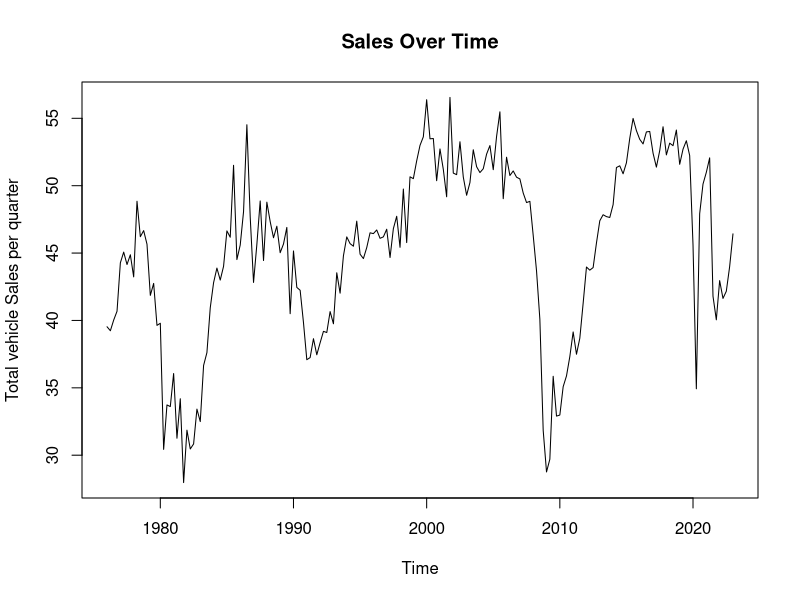
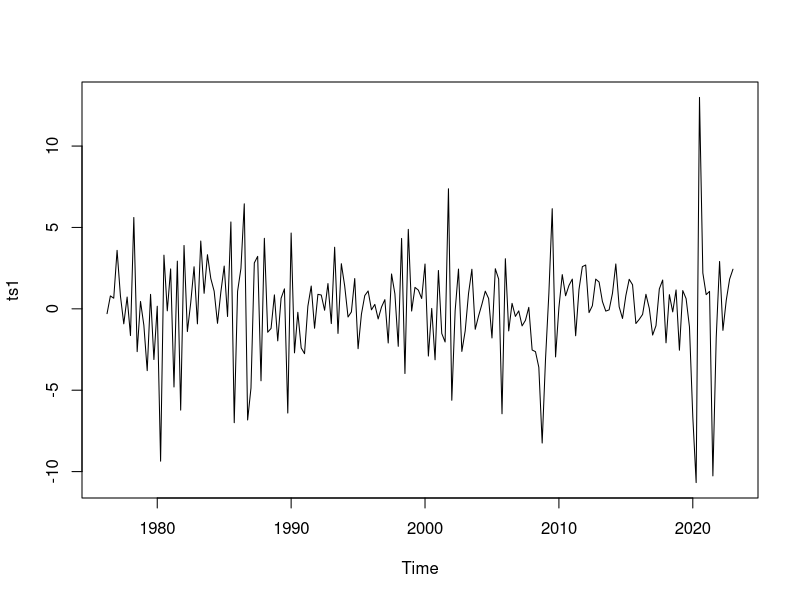
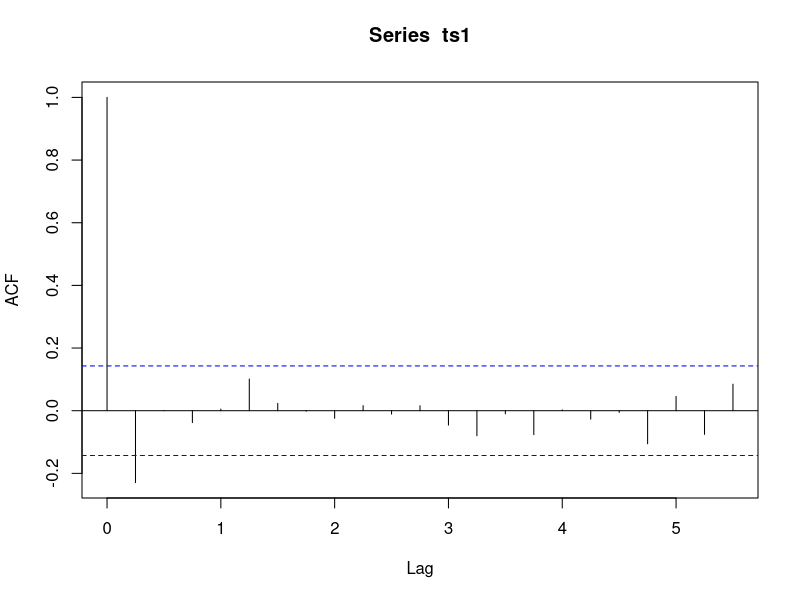
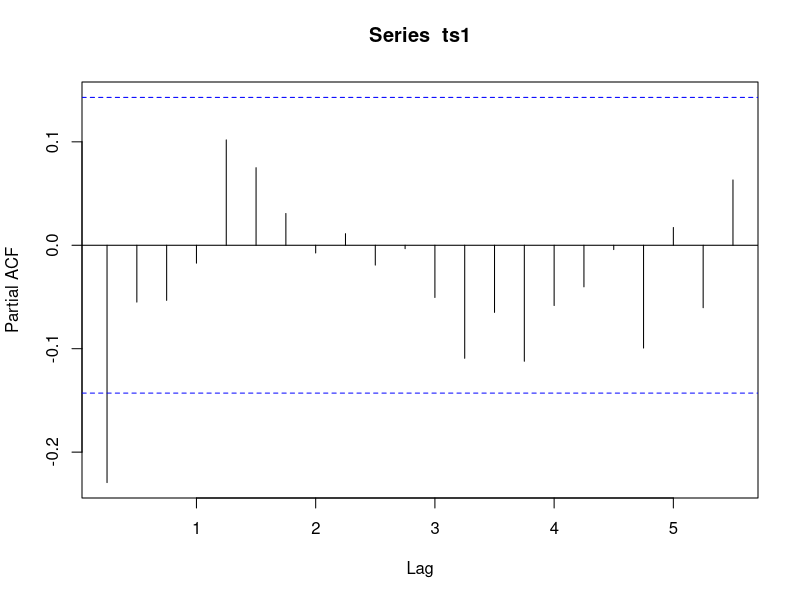
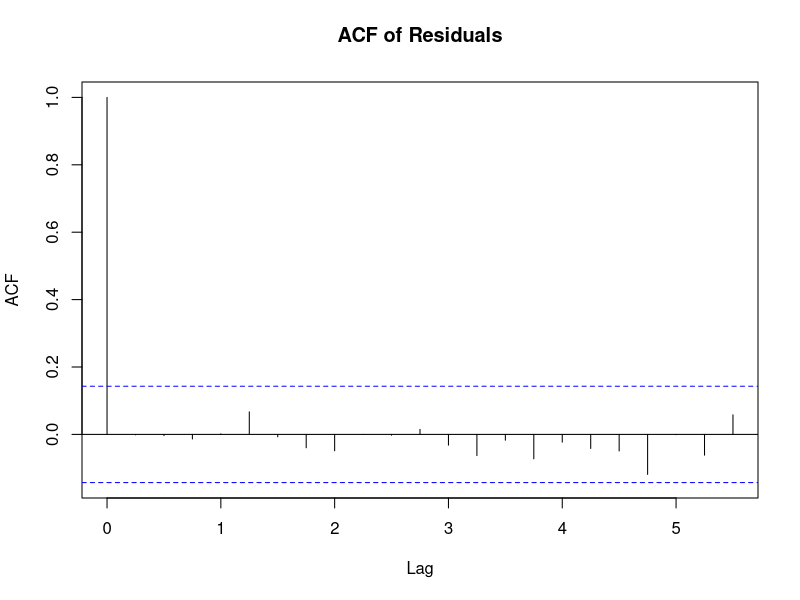
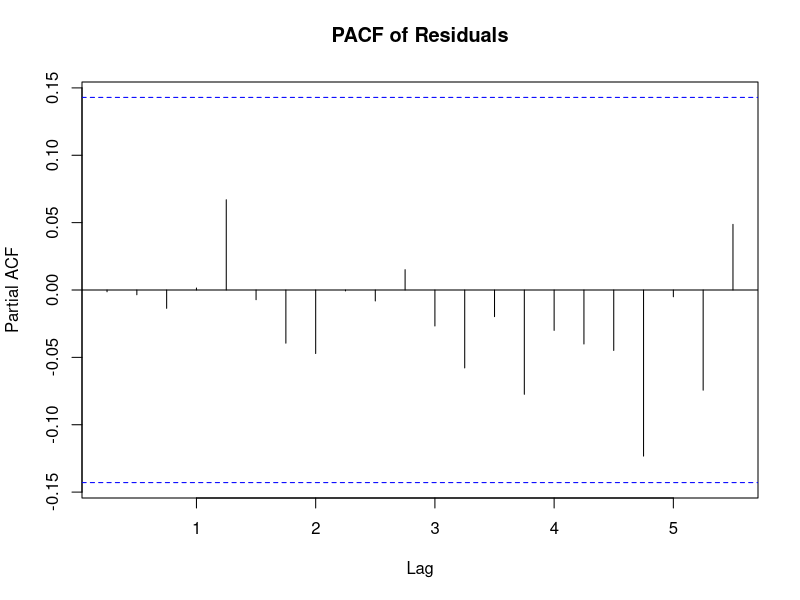
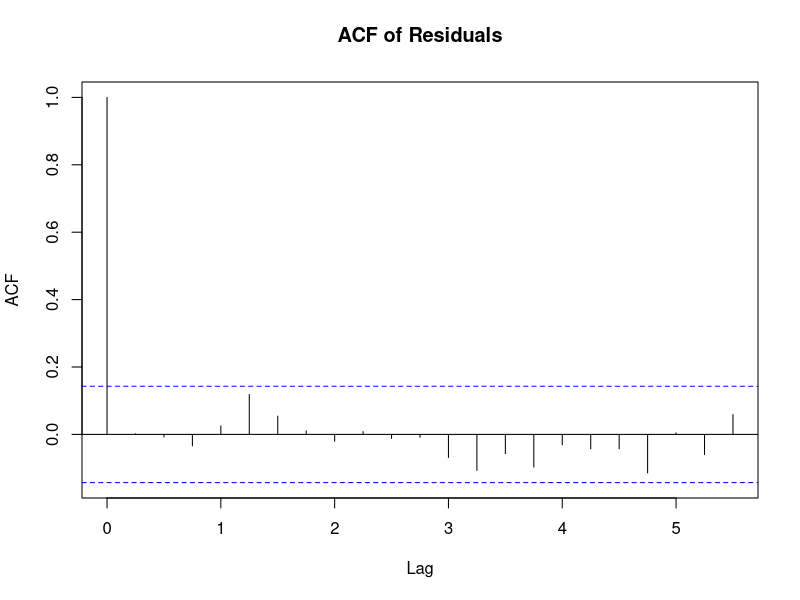
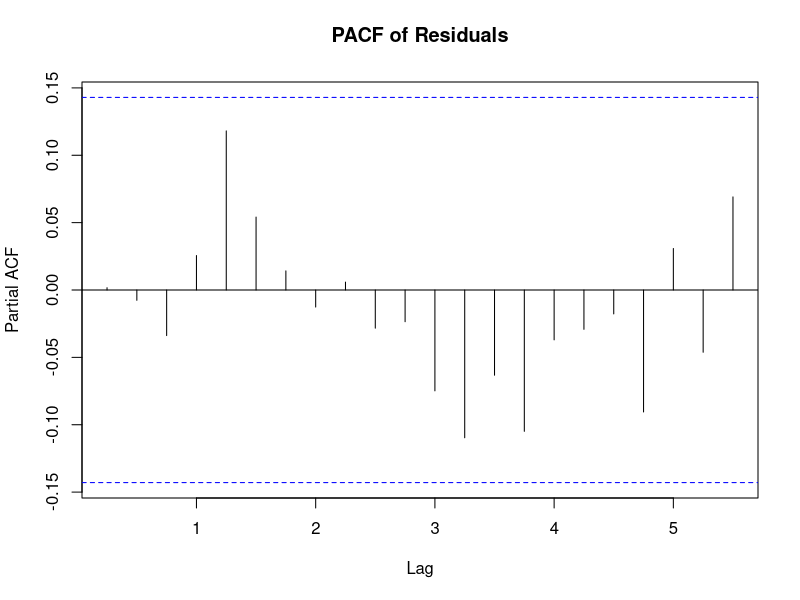

Reproduce these figures in R, in order.
## ---- chunk 1
# imports
library(dplyr)
library(forecast)
library(urca)
## ---- chunk 2
# upload data
total_sales <- read.csv('TOTALSA.csv')
head(total_sales)
## ---- chunk 3
# convert date into time format
total_sales$DATE <- as.Date(total_sales$DATE, format = "%d/%m/%Y")
class(total_sales$DATE)
## ---- chunk 4
# create time series
ts <- ts(total_sales$TOTALSA, start=c(1976,1),  frequency=4)
plot(ts, xlab = "Time", ylab = "Total vehicle Sales per quarter", main = "Sales Over Time")
## ---- chunk 5
# check if data is stationary via the Augmented Dickey-Fuller test
summary(ur.df(ts, type="drift", lags=0))
## ---- chunk 6
# make data stationary via first difference
ts1 <- diff(ts)
plot(ts1)

# Augmented Dickey-Fuller
summary(ur.df(ts1, type="drift", lags=0))
## ---- chunk 7
# ACF and PACF plots (stationary time series)
acf(ts1)
pacf(ts1)
## ---- chunk 8
# create different models:
labels <- c()
r2 <- c()
aic <- c()
bic <- c()
mean_resd <- c()

for (m in c(1, 2, 3, 4, 5, 6)) {
  m1 <- arima(ts1, order=c(m, 0, 0))
  m2 <- arima(ts1, order=c(0, 0, m))
  m3 <- arima(ts1, order=c(1, 0, m))
  m4 <- arima(ts1, order=c(m, 0, m))
  
  # Correcting label concatenation
  labels <- c(labels, paste("AR(", m, ")", sep=""), 
                      paste("MA(", m, ")", sep=""), 
                      paste("ARMA(1,", m, ")", sep=""), 
                      paste("ARMA(", m, ",", m, ")", sep=""))
  
  # Calculate R^2 and ensure both series have no NA values for valid comparison
  r2 <- c(r2, cor(fitted(m1), ts1, use = "complete.obs")^2, 
              cor(fitted(m2), ts1, use = "complete.obs")^2, 
              cor(fitted(m3), ts1, use = "complete.obs")^2, 
              cor(fitted(m4), ts1, use = "complete.obs")^2)
  
  aic <- c(aic, AIC(m1), AIC(m2), AIC(m3), AIC(m4))
  bic <- c(bic, BIC(m1), BIC(m2), BIC(m3), BIC(m4))
  mean_resd <- c(mean_resd, mean(residuals(m1)), 
                            mean(residuals(m2)), 
                            mean(residuals(m3)), 
                            mean(residuals(m4)))
}

# Creating the data frame to display results
all_models <- data.frame(labels, r2, aic, bic,mean_resd)
all_models <- all_models[!duplicated(all_models), ]
all_models
## ---- chunk 9
# sort models by AIC and select top 5
sorted_by_aic <- all_models[order(all_models$aic), ]
top_5_aic <- head(sorted_by_aic, 5)
top_5_aic
## ---- chunk 10
# sort models by BIC and select the top 5
sorted_by_bic <- all_models[order(all_models$bic), ]
top_5_bic <- head(sorted_by_bic, 5)
top_5_bic
## ---- chunk 11
# create model
model_finalarma3 <- arima(ts1, order=c(3,0,3))
summary(model_finalarma3)

# ACF and PACF of model residuals
residuals_arma3 <- residuals(model_finalarma3)
acf(residuals_arma3, main="ACF of Residuals")
pacf(residuals_arma3, main="PACF of Residuals")

# Q-Test of the residuals to confirm they resemble white noise
ljung_box_testarma3 <- Box.test(residuals_arma3, type = "Ljung-Box", lag = 10)
print(ljung_box_testarma3)
## ---- chunk 12
# create model
model_finalma1 <-  arima(ts1, order=c(0, 0, 1))
summary(model_finalma1)

# ACF and PACF of model residuals
residuals_ma1 <- residuals(model_finalma1)
acf(residuals_ma1, main="ACF of Residuals")
pacf(residuals_ma1, main="PACF of Residuals")

# Q-Test of the residuals to confirm they resemble white noise
ljung_box_testma1 <- Box.test(residuals_ma1, type = "Ljung-Box", lag = 10)
print(ljung_box_testma1)
## ---- chunk 13
# create model
model_finalar1 <-  arima(ts1, order=c(1, 0, 0))
summary(model_finalar1)

# ACF and PACF of model residuals
residuals_ar1 <- residuals(model_finalar1)
acf(residuals_ar1, main="ACF of Residuals")
pacf(residuals_ar1, main="PACF of Residuals")

# Q-Test of the residuals to confirm they resemble white noise
ljung_box_testar1 <- Box.test(residuals_ar1, type = "Ljung-Box", lag = 10)
print(ljung_box_testar1)
## ---- chunk 14
forecast_arma33 <- forecast(model_finalarma3, h=4)
plot(forecast_arma33, main="4-Step Ahead Forecasts with ARMA(3,3) Model", 
     xlab="Time", ylab="Forecast")
## ---- chunk 15
forecast_ma1 <- forecast(model_finalma1, h=4)
plot(forecast_ma1, main="4-Step Ahead Forecasts with MA(1) Model", xlab="Time", ylab="Forecast")
## ---- chunk 16
forecast_ar1 <- forecast(model_finalar1, h=4)
plot(forecast_ar1, main="4-Step Ahead Forecasts with AR(1) Model", xlab="Time", ylab="Forecast")
## ---- chunk 17
# function for measuring performance of a model forecast
measure_performance <- function(actuals, predicted, simple=FALSE) {
  
  # calculate error
  error <- actuals - predicted
  
  # Mean Percentage Error
  MPE <- round(mean(error / actuals), 4)
  
  # Informational Efficiency
  summ <- summary(lm(error ~ predicted))
  if (simple == TRUE) {
    t_val <- round(summ[[4]][3], 4)
    p_val <- round(summ[[4]][4], 4)
  }
  else {
    t_val <- round(summ[[4]][6], 4)
    p_val <- round(summ[[4]][8], 4)
  }
  reject <- if(p_val < 0.05) 1 else 0
  IE <- paste(t_val, p_val, reject, sep=", ")
  
  # Mean Squared Error
  MSE <- round(mean(error^2), 4)
  
  # Mean Absolute Error
  MAE <- round(mean(abs(error)), 4)
  
  # Mean Absolute Percentage Error
  pererror <-abs((error)/actuals)
  MAPE <- round(mean(pererror), 4)
  
  results <- c(MPE, IE, MSE, MAE, MAPE)
  return(results)
}
## ---- chunk 18
# function for generating forecasts using different schemes
generate_forecasts <- function(ts, model, model_order, h) {
  
  # train/test split
  ts_train <- window(ts, end=c(2018,1))
  ts_test <- window(ts, start=c(2018,1+h))
  ntest <- length(ts_test)
  
  # fixed scheme
  m1 <- arima(ts_train, order=model_order)
  fcast1 <- numeric(ntest) 
  for (i in 1:ntest) {
    up <- window(ts, end=c(2017,4+i))
    md <- Arima(up, model=m1)
    fcast1[i] <- forecast(md, h=h)$mean[h]
  }
  per1 <- measure_performance(ts_test, fcast1)
  per1 <- c(model, 'Fixed', per1)
  per1df <- data.frame(matrix(unlist(per1), nrow=length(1), byrow=FALSE))

  # recursive scheme
  fcast2 <- numeric(ntest)
  for (i in 1:ntest) {
    up <- window(ts, end=c(2017,4+i))
    md <- arima(up, order=model_order)
    fcast2[i] <- forecast(md, h=h)$mean[h]
  }
  per2 <- measure_performance(ts_test, fcast2)
  per2 <- c(model, 'Recursive', per2)
  per2df <- data.frame(matrix(unlist(per2), nrow=length(1), byrow=FALSE))

  # rolling scheme
  fcast3 <- numeric(ntest)
  for (i in 1:ntest) {
    up <- window(ts, start=c(1976+i,1), end=c(2017,4+i))
    md <- arima(up, order=model_order)
    fcast3[i] <- forecast(md, h=h)$mean[h]
  }
  per3 <- measure_performance(ts_test, fcast3)
  per3 <- c(model, 'Rolling', per3)
  per3df <- data.frame(matrix(unlist(per3), nrow=length(1), byrow=FALSE))

  # compare performance
  results <- data.frame(rbind(per1, per2, per3))
  colnames(results) <- c('Model', 'Scheme', 'MPE', 'IE', 'MSE', 'MAE', 'MAPE')
  
  return(list(results=results, forecast=fcast1))
}
## ---- chunk 19
# function for generating forecasts for naive model
generate_naive_forecast <- function(ts, h) {
  
  # train/test split
  ts_train <- window(ts, end=c(2018,1))
  ts_test <- window(ts, start=c(2018,1+h))
  ntest <- length(ts_test)
  
  last_value <- tail(ts_train, 1)
  naive_forecasts <- rep(last_value, ntest)
  
  results <- measure_performance(ts_test, naive_forecasts, simple=TRUE)
  results <- c('Naive', 'Fixed', results)
  results <- data.frame(matrix(unlist(results), nrow=length(1), byrow=FALSE))
  colnames(results) <- c('Model', 'Scheme', 'MPE', 'IE', 'MSE', 'MAE', 'MAPE')
  
  return(results)
}
## ---- chunk 20
# function for generating forecasts for simple average model
generate_average_forecast <- function(ts, h) {
  
  # train/test split
  ts_train <- window(ts, end=c(2018,1))
  ts_test <- window(ts, start=c(2018,1+h))
  ntest <- length(ts_test)
  
  last_four_values <- tail(ts_train, 4)
  average_forecast <- mean(last_four_values)
  average_forecasts <- rep(average_forecast, ntest)
  
  results <- measure_performance(ts_test, average_forecasts, simple=TRUE)
  results <- c('Simple Average', 'Fixed', results)
  results <- data.frame(matrix(unlist(results), nrow=length(1), byrow=FALSE))
  colnames(results) <- c('Model', 'Scheme', 'MPE', 'IE', 'MSE', 'MAE', 'MAPE')
  
  return(results)
}
## ---- chunk 21
# 1 step ahead forecast
naive_1 <- generate_naive_forecast(ts1, 1)
simple_1 <- generate_average_forecast(ts1, 1)
arma33_1 <- generate_forecasts(ts1, 'ARMA(3,3)', c(3,0,3), 1)
ma1_1 <- generate_forecasts(ts1, 'MA(1)', c(0,0,1), 1)
ar_1 <- generate_forecasts(ts1, 'AR(1)', c(1,0,0), 1)

arma33_1_results <- arma33_1$results
ma1_1_results <- ma1_1$results
ar_1_results <- ar_1$results

# combine results
r1a <- union(naive_1, simple_1)
r1b <- union(r1a, arma33_1_results)
r1c <- union(r1b, ma1_1_results)
results_1 <- union(r1c, ar_1_results)
rownames(results_1) <- NULL

# display results
results_1
## ---- chunk 22
# 2 step ahead forecast
naive_2 <- generate_naive_forecast(ts1, 2)
simple_2 <- generate_average_forecast(ts1, 2)
arma33_2 <- generate_forecasts(ts1, 'ARMA(3,3)', c(3,0,3), 2)
ar_2 <- generate_forecasts(ts1, 'AR(1)', c(1,0,0), 2)

arma33_2_results <- arma33_2$results
ar_2_results <- ar_2$results

# combine results
r2a <- union(naive_2, simple_2)
r2b <- union(r2a, arma33_2_results)
results_2 <- union(r2b, ar_2_results)
rownames(results_2) <- NULL

# display results
results_2
## ---- chunk 23
# function for combined forecast
combined_forecast <- function(ts, h, fcast1, fcast2, fcast3) {
  
  # test data
  ts_test <- window(ts, start=c(2018,1+h))
  
  # Equal-Weighted Forecast (average of all)
  fcast_ew <- (fcast1 + fcast2 +fcast3)/3
  mse_ew <- mean((ts_test-fcast_ew)^2) # MSE
  mse_ew <- c('Equal-weighted Forecast', mse_ew)
  
  # MSE-Inversely Weighted Forecast
  weights <- c(1/mean((ts_test-fcast1)^2), 1/mean((ts_test-fcast2)^2), 1/mean((ts_test-fcast3)^2))
  fcast_mseiw <- weights[1] * fcast1 + weights[2] * fcast2 + weights[3] * fcast3
  mse_mseiw <- mean((ts_test - fcast_mseiw)^2)
  mse_mseiw <- c('MSE-inversedly-weighted Forecast', mse_mseiw)
  
  # OLS-Weighted Forecast (linear regression of all forecasts)
  o_wait = lm(ts_test ~ fcast1 + fcast2 +fcast3)
  fcast_ols <- o_wait$fitted.values
  mse_ols <- mean((ts_test-fcast_ols)^2)
  mse_ols <- c('OLS-weighted Forecast', mse_ols)
  
  # visualize results
  fcast_ols_ts <- ts(fcast_ols , start=c(2018,1+h), frequency = 4)
  plot(ts, col = "blue", main = paste("Actual vs OLS-weighted Forecast", h, "Step Ahead"))
  lines(fcast_ols_ts, col = "red")
  legend("topleft", legend = c("Original Data", "Predictions"), 
         col = c("blue", "red"), lty = 1:2, pch = c(NA, 20))

  # return results
  combo_forecast_mse <- data.frame(rbind(mse_ew, mse_mseiw, mse_ols))
  colnames(combo_forecast_mse) <- c('Combination Method','Mean Squared Error')
  return(combo_forecast_mse)
}
## ---- chunk 24
# prep
ts <- ts1
h <- 1
fcast1 <- arma33_1$forecast
fcast2 <- ma1_1$forecast
fcast3 <- ar_1$forecast

# test data
ts_test <- window(ts, start=c(2018,1+h))

# Equal-Weighted Forecast (average of all)
fcast_ew <- (fcast1 + fcast2 +fcast3)/3
mse_ew <- mean((ts_test-fcast_ew)^2)
mse_ew <- c('Equal-weighted Forecast', mse_ew)

# MSE-Inversely Weighted Forecast
weights <- c(1/mean((ts_test-fcast1)^2), 1/mean((ts_test-fcast2)^2), 1/mean((ts_test-fcast3)^2))
fcast_mseiw <- weights[1] * fcast1 + weights[2] * fcast2 + weights[3] * fcast3
mse_mseiw <- mean((ts_test - fcast_mseiw)^2)
mse_mseiw <- c('MSE-inversedly-weighted Forecast', mse_mseiw)

# OLS-Weighted Forecast (linear regression of all forecasts)
o_wait = lm(ts_test ~ fcast1 + fcast2 + fcast3)
fcast_ols <- o_wait$fitted.values
mse_ols <- mean((ts_test-fcast_ols)^2)
mse_ols <- c('OLS-weighted Forecast', mse_ols)

# visualize results
fcast_ols_ts <- ts(fcast_ols , start=c(2018,1+h), frequency = 4)
plot(ts, col = "blue", main = paste("Actual vs OLS-weighted Forecast", h, "Step Ahead"))
lines(fcast_ols_ts, col = "red")
legend("topleft", legend = c("Original Data", "Predictions"), 
       col = c("blue", "red"), lty = 1:2, pch = c(NA, 20))

# print results
combo_forecast_mse <- data.frame(rbind(mse_ew, mse_mseiw, mse_ols))
colnames(combo_forecast_mse) <- c('Combination Method','Mean Squared Error')
combo_forecast_mse
## ---- chunk 25
# prep
ts <- ts1
h <- 2
fcast1 <- arma33_2$forecast
fcast2 <- ar_2$forecast

# test data
ts_test <- window(ts, start=c(2018,1+h))

# Equal-Weighted Forecast (average of all)
fcast_ew <- (fcast1 + fcast2)/2
mse_ew <- mean((ts_test-fcast_ew)^2)
mse_ew <- c('Equal-weighted Forecast', mse_ew)

# MSE-Inversely Weighted Forecast
weights <- c(1/mean((ts_test-fcast1)^2), 1/mean((ts_test-fcast2)^2))
fcast_mseiw <- weights[1] * fcast1 + weights[2] * fcast2
mse_mseiw <- mean((ts_test - fcast_mseiw)^2)
mse_mseiw <- c('MSE-inversedly-weighted Forecast', mse_mseiw)

# OLS-Weighted Forecast (linear regression of all forecasts)
o_wait = lm(ts_test ~ fcast1 + fcast2)
fcast_ols <- o_wait$fitted.values
mse_ols <- mean((ts_test-fcast_ols)^2)
mse_ols <- c('OLS-weighted Forecast', mse_ols)

# visualize results
fcast_ols_ts <- ts(fcast_ols , start=c(2018,1+h), frequency = 4)
plot(ts, col = "blue", main = paste("Actual vs OLS-weighted Forecast", h, "Step Ahead"))
lines(fcast_ols_ts, col = "red")
legend("topleft", legend = c("Original Data", "Predictions"), 
       col = c("blue", "red"), lty = 1:2, pch = c(NA, 20))

# print results
combo_forecast_mse <- data.frame(rbind(mse_ew, mse_mseiw, mse_ols))
colnames(combo_forecast_mse) <- c('Combination Method','Mean Squared Error')
combo_forecast_mse
